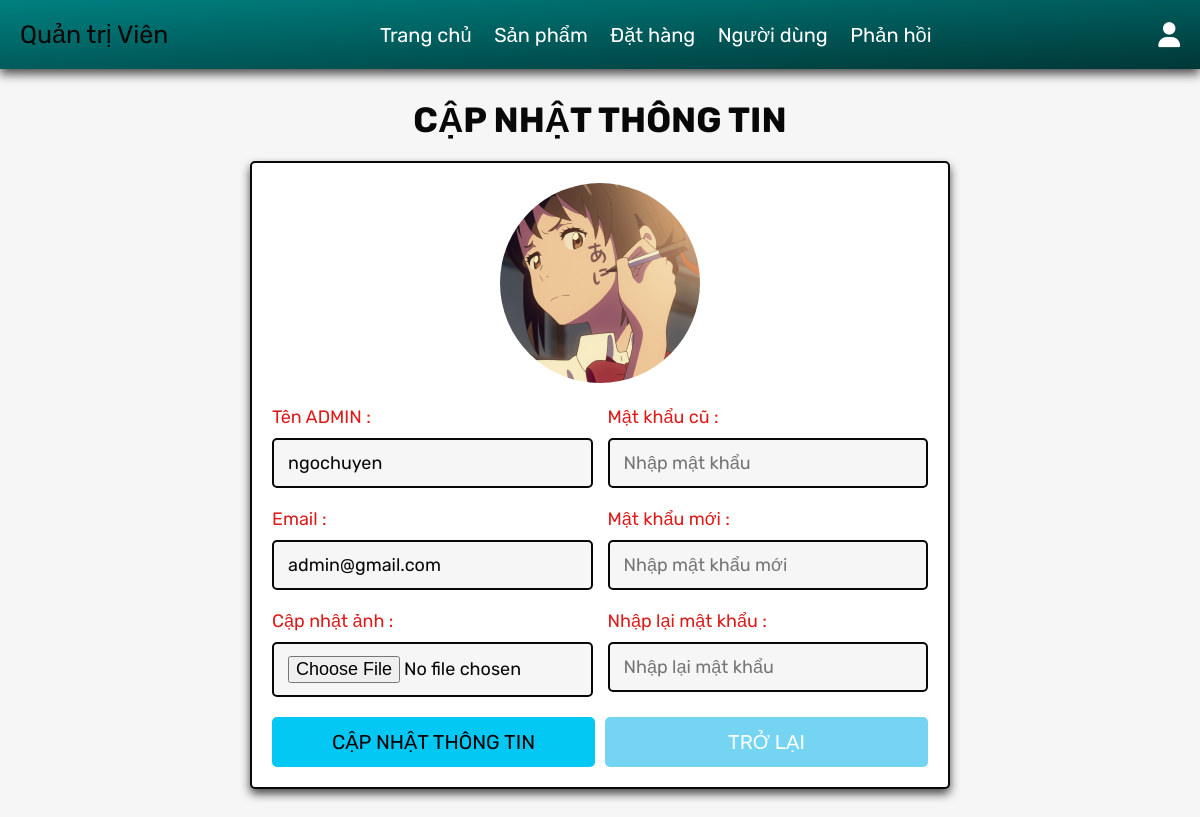
Screenshot of /admin_update_profile.php (signed in) with the database file from the repository.
### tables this page shows
CREATE TABLE `users` (
  `id` int(100) NOT NULL,
  `name` varchar(100) NOT NULL,
  `email` varchar(100) NOT NULL,
  `password` varchar(100) NOT NULL,
  `user_type` varchar(20) NOT NULL DEFAULT 'user',
  `image` varchar(100) NOT NULL
);

### admin_update_profile.php (the view, shortened to what this page needs)
<?php
@include 'config.php';
?>
<!DOCTYPE html>
<html lang="en">
<head>
   <link rel="stylesheet" href="https://cdnjs.cloudflare.com/ajax/libs/font-awesome/6.1.1/css/all.min.css">
   <link rel="stylesheet" href="css/components.css">
</head>
<body>
<?php include 'admin_header.php'; ?>
<section class="update-profile">
   <h1 class="title">cập nhật thông tin</h1>
   <form action="" method="POST" enctype="multipart/form-data">
      <img src="uploaded_img/<?= $fetch_profile['image']; ?>" alt="">
      <div class="flex">
         <div class="inputBox">
            <span>Tên ADMIN :</span>
            <input type="text" name="name" value="<?= $fetch_profile['name']; ?>" placeholder="Cập nhật tên admin" required class="box">
            <span>Email :</span>
            <input type="email" name="email" value="<?= $fetch_profile['email']; ?>" placeholder="Cập nhật Email" required class="box">
            <span>Cập nhật ảnh :</span>
            <input type="file" name="image" accept="image/jpg, image/jpeg, image/png" class="box">
         </div>
         <div class="inputBox">
            <span>Mật khẩu cũ :</span>
            <input type="password" name="update_pass" placeholder="Nhập mật khẩu" class="box">
            <span>Mật khẩu mới :</span>
            <input type="password" name="new_pass" placeholder="Nhập mật khẩu mới" class="box">
            <span>Nhập lại mật khẩu :</span>
            <input type="password" name="confirm_pass" placeholder="Nhập lại mật khẩu" class="box">
         </div>
      </div>
      <div class="flex-btn">
         <input type="submit" class="btn" value="CẬP NHẬT THÔNG TIN" name="update_profile">
         <a href="admin_page.php" class="option-btn">TRỞ LẠI</a>
      </div>
   </form>
</section>
</body>
</html>

### css/components.css (style rules this page uses)
:root { --green: #00f365; --orange: #74d4f2; --red: #e74c3c; --black: #080808; --blue: #3124e6; --light-color: #dc1b1b; --white: #fff; --light-bg: #f6f6f6; --border: 0.2rem solid var(--black); --box-shadow: 0 0.5rem 1rem rgba(0, 0, 0, 0.7); }
* { font-family: "Rubik", sans-serif; margin: 0; padding: 0; box-sizing: border-box; outline: none; border: none; text-decoration: none; color: var(--black); }
body { background-color: var(--light-bg); }
html { font-size: 62.5%; overflow-x: hidden; scroll-behavior: smooth; scroll-padding-top: 6.5rem; }
section { padding: 3rem 2rem; max-width: 1200px; margin: 0 auto; }
.btn, .delete-btn, .option-btn { display: block; width: 100%; margin-top: 1rem; border-radius: 0.5rem; color: var(--white); font-size: 2rem; padding: 1.3rem 3rem; text-transform: capitalize; cursor: pointer; text-align: center; }
.btn { background-color: rgb(4, 200, 244); color: rgb(4, 4, 4); }
.option-btn { background-color: var(--orange); }
.flex-btn { display: flex; flex-wrap: wrap; gap: 1rem; }
.flex-btn > * { flex: 1; }
.title { text-align: center; margin-bottom: 2rem; text-transform: uppercase; color: var(--black); font-size: 3.5rem; }
.update-profile form { max-width: 70rem; margin: 0 auto; background-color: var(--white); box-shadow: var(--box-shadow); border: var(--border); border-radius: 0.5rem; padding: 2rem; text-align: center; }
.update-profile form .flex { display: flex; gap: 1.5rem; justify-content: space-between; }
.update-profile form img { height: 20rem; width: 20rem; margin-bottom: 1rem; border-radius: 50%; object-fit: cover; }
.update-profile form .inputBox { text-align: left; width: 49%; }
.update-profile form .inputBox span { display: block; padding-top: 1rem; font-size: 1.8rem; color: var(--light-color); }
.update-profile form .inputBox .box { width: 100%; padding: 1.2rem 1.4rem; font-size: 1.8rem; color: var(--black); border: var(--border); border-radius: 0.5rem; margin: 1rem 0; background-color: var(--light-bg); }

### rows the page displays
users: image (picture), name "ngochuyen", email "admin@gmail.com"
